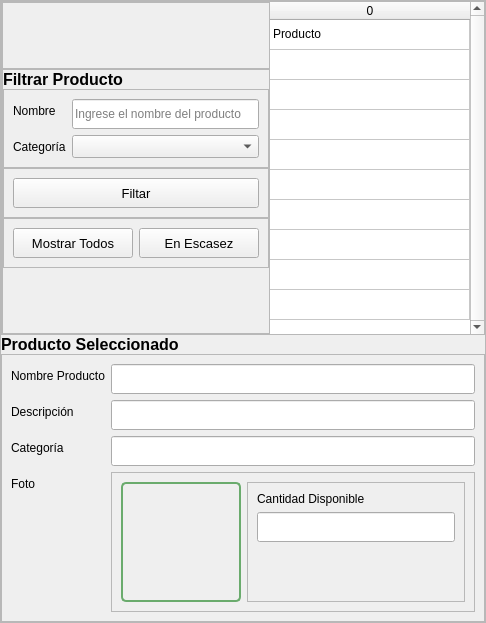
          <widget class="QFrame" name="frame_17">
           <property name="frameShape">
            <enum>QFrame::StyledPanel</enum>
           </property>
           <property name="frameShadow">
            <enum>QFrame::Raised</enum>
           </property>
           <layout class="QVBoxLayout" name="verticalLayout_22">
            <property name="spacing">
             <number>0</number>
            </property>
            <property name="leftMargin">
             <number>0</number>
            </property>
            <property name="topMargin">
             <number>0</number>
            </property>
            <property name="rightMargin">
             <number>0</number>
            </property>
            <property name="bottomMargin">
             <number>0</number>
            </property>
            <item>
             <widget class="QFrame" name="frame_16">
              <property name="frameShape">
               <enum>QFrame::StyledPanel</enum>
              </property>
              <property name="frameShadow">
               <enum>QFrame::Raised</enum>
              </property>
              <layout class="QHBoxLayout" name="horizontalLayout_10" stretch="0,0">
               <property name="spacing">
                <number>0</number>
               </property>
               <property name="leftMargin">
                <number>0</number>
               </property>
               <property name="topMargin">
                <number>0</number>
               </property>
               <property name="rightMargin">
                <number>0</number>
               </property>
               <property name="bottomMargin">
                <number>0</number>
               </property>
               <item>
                <widget class="QFrame" name="frame_15">
                 <property name="frameShape">
                  <enum>QFrame::StyledPanel</enum>
                 </property>
                 <property name="frameShadow">
                  <enum>QFrame::Raised</enum>
                 </property>
                 <layout class="QVBoxLayout" name="verticalLayout_21">
                  <property name="spacing">
                   <number>0</number>
                  </property>
                  <property name="leftMargin">
                   <number>0</number>
                  </property>
                  <property name="topMargin">
                   <number>0</number>
                  </property>
                  <property name="rightMargin">
                   <number>0</number>
                  </property>
                  <property name="bottomMargin">
                   <number>0</number>
                  </property>
                  <item>
                   <spacer name="verticalSpacer_5">
                    <property name="orientation">
                     <enum>Qt::Vertical</enum>
                    </property>
                    <property name="sizeHint" stdset="0">
                     <size>
                      <width>20</width>
                      <height>40</height>
                     </size>
                    </property>
                   </spacer>
                  </item>
                  <item>
                   <widget class="QFrame" name="frame_2">
                    <property name="frameShape">
                     <enum>QFrame::StyledPanel</enum>
                    </property>
                    <property name="frameShadow">
                     <enum>QFrame::Raised</enum>
                    </property>
                    <layout class="QGridLayout" name="gridLayout">
                     <property name="leftMargin">
                      <number>0</number>
                     </property>
                     <property name="topMargin">
                      <number>0</number>
                     </property>
                     <property name="rightMargin">
                      <number>0</number>
                     </property>
                     <property name="bottomMargin">
                      <number>0</number>
                     </property>
                    </layout>
                   </widget>
                  </item>
                  <item>
                   <widget class="QLabel" name="label_9">
                    <property name="font">
                     <font>
                      <pointsize>10</pointsize>
                      <italic>false</italic>
                      <bold>false</bold>
                     </font>
                    </property>
                    <property name="text">
                     <string>&lt;html&gt;&lt;head/&gt;&lt;body&gt;&lt;p&gt;&lt;span style=&quot; font-size:12pt; font-weight:700;&quot;&gt;Filtrar Producto&lt;/span&gt;&lt;/p&gt;&lt;/body&gt;&lt;/html&gt;</string>
                    </property>
                   </widget>
                  </item>
                  <item>
                   <widget class="QFrame" name="frame_13">
                    <property name="frameShape">
                     <enum>QFrame::StyledPanel</enum>
                    </property>
                    <property name="frameShadow">
                     <enum>QFrame::Raised</enum>
                    </property>
                    <layout class="QFormLayout" name="formLayout_5">
                     <item row="0" column="0">
                      <widget class="QLabel" name="labelVersion_29">
                       <property name="lineWidth">
                        <number>1</number>
                       </property>
                       <property name="text">
                        <string>Nombre</string>
                       </property>
                       <property name="alignment">
                        <set>Qt::AlignLeading|Qt::AlignLeft|Qt::AlignVCenter</set>
                       </property>
                      </widget>
                     </item>
                     <item row="0" column="1">
                      <widget class="QLineEdit" name="nomProFilText">
                       <property name="minimumSize">
                        <size>
                         <width>0</width>
                         <height>30</height>
                        </size>
                       </property>
                       <property name="text">
                        <string/>
                       </property>
                       <property name="placeholderText">
                        <string>Ingrese el nombre del producto</string>
                       </property>
                      </widget>
                     </item>
                     <item row="1" column="0">
                      <widget class="QLabel" name="labelVersion_28">
                       <property name="lineWidth">
                        <number>1</number>
                       </property>
                       <property name="text">
                        <string>Categoría</string>
                       </property>
                       <property name="alignment">
                        <set>Qt::AlignLeading|Qt::AlignLeft|Qt::AlignVCenter</set>
                       </property>
                      </widget>
                     </item>
                     <item row="1" column="1">
                      <widget class="QComboBox" name="catProFilCombo">
                       <property name="font">
                        <font>
                         <pointsize>10</pointsize>
                         <italic>false</italic>
                         <bold>false</bold>
                        </font>
                       </property>
                       <property name="autoFillBackground">
                        <bool>false</bool>
                       </property>
                       <property name="currentIndex">
                        <number>-1</number>
                       </property>
                       <property name="iconSize">
                        <size>
                         <width>16</width>
                         <height>16</height>
                        </size>
                       </property>
                       <property name="placeholderText">
                        <string>Seleccione una opción</string>
                       </property>
                       <property name="frame">
                        <bool>true</bool>
                       </property>
                       <item>
                        <property name="text">
                         <string>Fotocopiado</string>
                        </property>
                       </item>
                       <item>
                        <property name="text">
                         <string>Impresión</string>
                        </property>
                       </item>
                       <item>
                        <property name="text">
                         <string>Laminado</string>
                        </property>
                       </item>
                      </widget>
                     </item>
                    </layout>
                   </widget>
                  </item>
                  <item>
                   <widget class="QFrame" name="frame_14">
                    <property name="frameShape">
                     <enum>QFrame::StyledPanel</enum>
                    </property>
                    <property name="frameShadow">
                     <enum>QFrame::Raised</enum>
                    </property>
                    <layout class="QHBoxLayout" name="horizontalLayout_2">
                     <item>
                      <widget class="QPushButton" name="pedBusButton">
                       <property name="minimumSize">
                        <size>
                         <width>120</width>
                         <height>30</height>
                        </size>
                       </property>
                       <property name="font">
                        <font>
                         <pointsize>10</pointsize>
                         <italic>false</italic>
                         <bold>false</bold>
                        </font>
                       </property>
                       <property name="cursor">
                        <cursorShape>PointingHandCursor</cursorShape>
                       </property>
                       <property name="text">
                        <string>Filtar</string>
                       </property>
                       <property name="icon">
                        <iconset resource="../../resources.qrc">
                         <normaloff>:/icons/images/icons/cil-find-in-page.png</normaloff>:/icons/images/icons/cil-find-in-page.png</iconset>
                       </property>
                      </widget>
                     </item>
                    </layout>
                   </widget>
                  </item>
                  <item>
                   <widget class="QFrame" name="frame_5">
                    <property name="frameShape">
                     <enum>QFrame::StyledPanel</enum>
                    </property>
                    <property name="frameShadow">
                     <enum>QFrame::Raised</enum>
                    </property>
                    <layout class="QHBoxLayout" name="horizontalLayout_3">
                     <item>
                      <widget class="QPushButton" name="pedResButton">
                       <property name="minimumSize">
                        <size>
                         <width>120</width>
                         <height>30</height>
                        </size>
                       </property>
                       <property name="font">
                        <font>
                         <pointsize>10</pointsize>
                         <italic>false</italic>
                         <bold>false</bold>
                        </font>
                       </property>
                       <property name="cursor">
                        <cursorShape>PointingHandCursor</cursorShape>
                       </property>
                       <property name="text">
                        <string>Mostrar Todos</string>
                       </property>
                       <property name="icon">
                        <iconset resource="../../resources.qrc">
                         <normaloff>:/icons/images/icons/cil-magnifying-glass.png</normaloff>:/icons/images/icons/cil-magnifying-glass.png</iconset>
                       </property>
                      </widget>
                     </item>
                     <item>
                      <widget class="QPushButton" name="pedEscButton">
                       <property name="minimumSize">
                        <size>
                         <width>120</width>
                         <height>30</height>
                        </size>
                       </property>
                       <property name="font">
                        <font>
                         <pointsize>10</pointsize>
                         <italic>false</italic>
                         <bold>false</bold>
                        </font>
                       </property>
                       <property name="cursor">
                        <cursorShape>PointingHandCursor</cursorShape>
                       </property>
                       <property name="text">
                        <string>En Escasez</string>
                       </property>
                       <property name="icon">
                        <iconset resource="../../resources.qrc">
                         <normaloff>:/icons/images/icons/cil-find-in-page.png</normaloff>:/icons/images/icons/cil-find-in-page.png</iconset>
                       </property>
                      </widget>
                     </item>
                    </layout>
                   </widget>
                  </item>
                  <item>
                   <spacer name="verticalSpacer_7">
                    <property name="orientation">
                     <enum>Qt::Vertical</enum>
                    </property>
                    <property name="sizeHint" stdset="0">
                     <size>
                      <width>20</width>
                      <height>40</height>
                     </size>
                    </property>
                   </spacer>
                  </item>
                 </layout>
                </widget>
               </item>
               <item>
                <widget class="QTableWidget" name="proTable">
                 <property name="sizePolicy">
                  <sizepolicy hsizetype="Expanding" vsizetype="Expanding">
                   <horstretch>0</horstretch>
                   <verstretch>0</verstretch>
                  </sizepolicy>
                 </property>
                 <property name="frameShape">
                  <enum>QFrame::NoFrame</enum>
                 </property>
                 <property name="verticalScrollBarPolicy">
                  <enum>Qt::ScrollBarAlwaysOn</enum>
                 </property>
                 <property name="sizeAdjustPolicy">
                  <enum>QAbstractScrollArea::AdjustToContents</enum>
                 </property>
                 <property name="editTriggers">
                  <set>QAbstractItemView::NoEditTriggers</set>
                 </property>
                 <property name="selectionMode">
                  <enum>QAbstractItemView::SingleSelection</enum>
                 </property>
                 <property name="selectionBehavior">
                  <enum>QAbstractItemView::SelectRows</enum>
                 </property>
                 <property name="showGrid">
                  <bool>true</bool>
                 </property>
                 <property name="gridStyle">
                  <enum>Qt::SolidLine</enum>
                 </property>
                 <property name="sortingEnabled">
                  <bool>false</bool>
                 </property>
                 <attribute name="horizontalHeaderVisible">
                  <bool>true</bool>
                 </attribute>
                 <attribute name="horizontalHeaderCascadingSectionResizes">
                  <bool>true</bool>
                 </attribute>
                 <attribute name="horizontalHeaderDefaultSectionSize">
                  <number>200</number>
                 </attribute>
                 <attribute name="horizontalHeaderStretchLastSection">
                  <bool>true</bool>
                 </attribute>
                 <attribute name="verticalHeaderVisible">
                  <bool>false</bool>
                 </attribute>
                 <attribute name="verticalHeaderCascadingSectionResizes">
                  <bool>false</bool>
                 </attribute>
                 <attribute name="verticalHeaderHighlightSections">
                  <bool>false</bool>
                 </attribute>
                 <attribute name="verticalHeaderStretchLastSection">
                  <bool>false</bool>
                 </attribute>
                 <row>
                  <property name="text">
                   <string>New Row</string>
                  </property>
                  <property name="font">
                   <font/>
                  </property>
                 </row>
                 <row>
                  <property name="text">
                   <string>New Row</string>
                  </property>
                 </row>
                 <row>
                  <property name="text">
                   <string>New Row</string>
                  </property>
                 </row>
                 <row>
                  <property name="text">
                   <string>New Row</string>
                  </property>
                 </row>
                 <row>
                  <property name="text">
                   <string>New Row</string>
                  </property>
                 </row>
                 <row>
                  <property name="text">
                   <string>New Row</string>
                  </property>
                 </row>
                 <row>
                  <property name="text">
                   <string>New Row</string>
                  </property>
                 </row>
                 <row>
                  <property name="text">
                   <string>New Row</string>
                  </property>
                 </row>
                 <row>
                  <property name="text">
                   <string>New Row</string>
                  </property>
                 </row>
                 <row>
                  <property name="text">
                   <string>New Row</string>
                  </property>
                 </row>
                 <column>
                  <property name="text">
                   <string>0</string>
                  </property>
                 </column>
                 <item row="0" column="0">
                  <property name="text">
                   <string>Producto</string>
                  </property>
                 </item>
                </widget>
               </item>
              </layout>
             </widget>
            </item>
            <item>
             <widget class="QLabel" name="label_8">
              <property name="font">
               <font>
                <pointsize>10</pointsize>
                <italic>false</italic>
                <bold>false</bold>
               </font>
              </property>
              <property name="text">
               <string>&lt;html&gt;&lt;head/&gt;&lt;body&gt;&lt;p&gt;&lt;span style=&quot; font-size:12pt; font-weight:700;&quot;&gt;Producto Seleccionado&lt;/span&gt;&lt;/p&gt;&lt;/body&gt;&lt;/html&gt;</string>
              </property>
             </widget>
            </item>
            <item>
             <widget class="QFrame" name="frame_12">
              <property name="minimumSize">
               <size>
                <width>0</width>
                <height>0</height>
               </size>
              </property>
              <property name="frameShape">
               <enum>QFrame::StyledPanel</enum>
              </property>
              <property name="frameShadow">
               <enum>QFrame::Raised</enum>
              </property>
              <layout class="QFormLayout" name="formLayout_4">
               <item row="0" column="0">
                <widget class="QLabel" name="labelVersion_33">
                 <property name="lineWidth">
                  <number>1</number>
                 </property>
                 <property name="text">
                  <string>Nombre Producto</string>
                 </property>
                 <property name="alignment">
                  <set>Qt::AlignLeading|Qt::AlignLeft|Qt::AlignVCenter</set>
                 </property>
                </widget>
               </item>
               <item row="0" column="1">
                <widget class="QLineEdit" name="nomProSelText">
                 <property name="minimumSize">
                  <size>
                   <width>0</width>
                   <height>30</height>
                  </size>
                 </property>
                 <property name="text">
                  <string/>
                 </property>
                 <property name="placeholderText">
                  <string/>
                 </property>
                </widget>
               </item>
               <item row="1" column="0">
                <widget class="QLabel" name="labelVersion_34">
                 <property name="lineWidth">
                  <number>1</number>
                 </property>
                 <property name="text">
                  <string>Descripción</string>
                 </property>
                 <property name="alignment">
                  <set>Qt::AlignLeading|Qt::AlignLeft|Qt::AlignVCenter</set>
                 </property>
                </widget>
               </item>
               <item row="1" column="1">
                <widget class="QLineEdit" name="desProSelText">
                 <property name="minimumSize">
                  <size>
                   <width>0</width>
                   <height>30</height>
                  </size>
                 </property>
                 <property name="text">
                  <string/>
                 </property>
                 <property name="placeholderText">
                  <string/>
                 </property>
                </widget>
               </item>
               <item row="2" column="0">
                <widget class="QLabel" name="labelVersion_32">
                 <property name="lineWidth">
                  <number>1</number>
                 </property>
                 <property name="text">
                  <string>Categoría</string>
                 </property>
                 <property name="alignment">
                  <set>Qt::AlignLeading|Qt::AlignLeft|Qt::AlignVCenter</set>
                 </property>
                </widget>
               </item>
               <item row="2" column="1">
                <widget class="QLineEdit" name="catProSelText">
                 <property name="minimumSize">
                  <size>
                   <width>0</width>
                   <height>30</height>
                  </size>
                 </property>
                 <property name="text">
                  <string/>
                 </property>
                 <property name="placeholderText">
                  <string/>
                 </property>
                </widget>
               </item>
               <item row="3" column="0">
                <widget class="QLabel" name="labelVersion_31">
                 <property name="lineWidth">
                  <number>1</number>
                 </property>
                 <property name="text">
                  <string>Foto</string>
                 </property>
                 <property name="alignment">
                  <set>Qt::AlignLeading|Qt::AlignLeft|Qt::AlignVCenter</set>
                 </property>
                </widget>
               </item>
               <item row="3" column="1">
                <widget class="QFrame" name="frame_3">
                 <property name="frameShape">
                  <enum>QFrame::StyledPanel</enum>
                 </property>
                 <property name="frameShadow">
                  <enum>QFrame::Raised</enum>
                 </property>
                 <layout class="QHBoxLayout" name="horizontalLayout">
                  <item>
                   <widget class="QLabel" name="proFotLabel">
                    <property name="minimumSize">
                     <size>
                      <width>120</width>
                      <height>120</height>
                     </size>
                    </property>
                    <property name="maximumSize">
                     <size>
                      <width>120</width>
                      <height>120</height>
                     </size>
                    </property>
                    <property name="styleSheet">
                     <string notr="true">/*---- QLabel  ----*/
QLabel {
    border-radius: 5px;
    border: 2px solid #6AAB6D;
}

QLabel:hover {
    border: 2px solid #3C6B4A;
}

QLabel:focus {
    border: 2px solid #FFF59D;
}

QLabel:disabled {
    border: 2px solid #808080;
}</string>
                    </property>
                    <property name="scaledContents">
                     <bool>true</bool>
                    </property>
                   </widget>
                  </item>
                  <item>
                   <widget class="QFrame" name="frame_4">
                    <property name="frameShape">
                     <enum>QFrame::StyledPanel</enum>
                    </property>
                    <property name="frameShadow">
                     <enum>QFrame::Raised</enum>
                    </property>
                    <layout class="QVBoxLayout" name="verticalLayout_5">
                     <item>
                      <widget class="QLabel" name="labelVersion_30">
                       <property name="lineWidth">
                        <number>1</number>
                       </property>
                       <property name="text">
                        <string>Cantidad Disponible</string>
                       </property>
                       <property name="alignment">
                        <set>Qt::AlignLeading|Qt::AlignLeft|Qt::AlignVCenter</set>
                       </property>
                      </widget>
                     </item>
                     <item>
                      <widget class="QLineEdit" name="canProSelText">
                       <property name="minimumSize">
                        <size>
                         <width>0</width>
                         <height>30</height>
                        </size>
                       </property>
                       <property name="text">
                        <string/>
                       </property>
                       <property name="placeholderText">
                        <string/>
                       </property>
                      </widget>
                     </item>
                     <item>
                      <spacer name="verticalSpacer">
                       <property name="orientation">
                        <enum>Qt::Vertical</enum>
                       </property>
                       <property name="sizeHint" stdset="0">
                        <size>
                         <width>20</width>
                         <height>40</height>
                        </size>
                       </property>
                      </spacer>
                     </item>
                    </layout>
                   </widget>
                  </item>
                 </layout>
                </widget>
               </item>
              </layout>
             </widget>
            </item>
           </layout>
          </widget>
